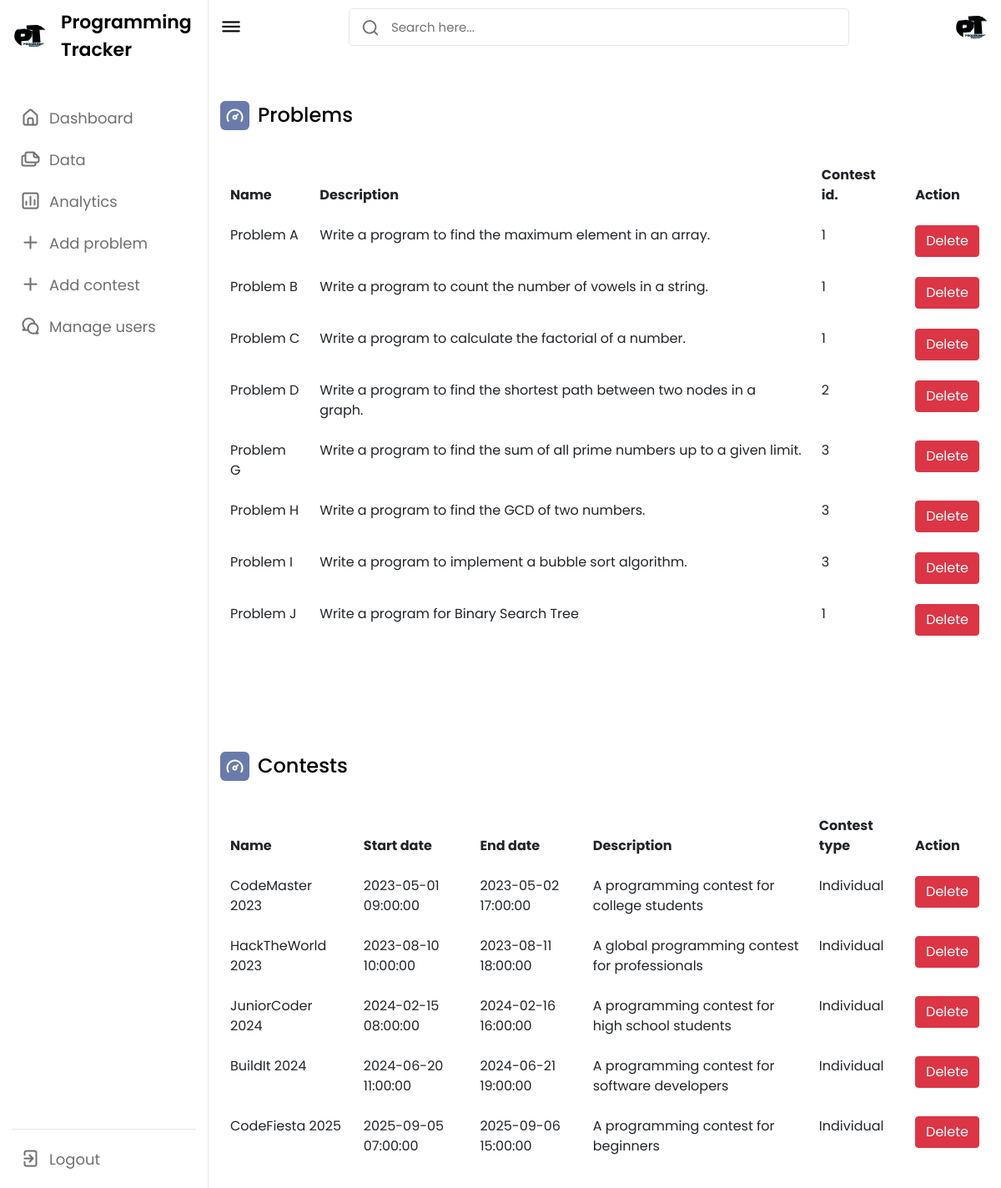
The app's page /admin_data.php with its own data.
### tables this page shows
CREATE TABLE `problem` (
  `id` int(11) NOT NULL,
  `name` varchar(100) NOT NULL,
  `description` varchar(500) NOT NULL,
  `contest_id` int(11) NOT NULL
);

CREATE TABLE `contest` (
  `id` int(11) NOT NULL,
  `name` varchar(100) NOT NULL,
  `start_date` datetime NOT NULL,
  `end_date` datetime NOT NULL,
  `description` varchar(500) NOT NULL,
  `contest_type` varchar(50) NOT NULL
);

### admin_data.php (the view, shortened to what this page needs)
<!DOCTYPE html>
<html lang="en">
<head>
    <link rel="stylesheet" href="./assets/css/admin.css">
    <link href='https://unpkg.com/boxicons@2.1.4/css/boxicons.min.css' rel='stylesheet'>
    <link rel="stylesheet" href="https://cdn.jsdelivr.net/npm/bootstrap@4.1.3/dist/css/bootstrap.min.css">
    <link rel="stylesheet" href="https://unicons.iconscout.com/release/v4.0.0/css/line.css">
</head>
<body>
<nav>
        <div class="logo-name">
            <div class="logo-image">
                <img src="./assets/images/PY.png" alt="Admin">
            </div>
            <span class="logo_name">Programming Tracker</span>
        </div>
        <div class="menu-items">
        <ul class="nav-links">
                <li><a href="admin.php">
                    <i class="uil uil-estate"></i>
                    <span class="link-name">Dashboard</span>
                </a></li>
                <li><a href="admin_data.php">
                    <i class="uil uil-files-landscapes"></i>
                    <span class="link-name">Data</span>
                </a></li>
                <li><a href="admin_analytics.php">
                    <i class="uil uil-chart"></i>
                    <span class="link-name">Analytics</span>
                </a></li>
                <li><a href="add_problem.php">
                    <i class="uil uil-plus"></i>
                    <span class="link-name">Add problem</span>
                </a></li>
                <li><a href="add_contest.php">
                    <i class="uil uil-plus"></i>
                    <span class="link-name">Add contest</span>
                </a></li>
                <li><a href="admin_manage.php">
                    <i class="uil uil-comments"></i>
                    <span class="link-name">Manage users</span>
                </a></li>
            </ul>
            <ul class="logout-mode">
                <li><a href="admin_login.php">
                    <i class="uil uil-signout"></i>
                    <span class="link-name">Logout</span>
                </a></li>
            </ul>
        </div>
    </nav>
    <section class="dashboard">
        <div class="top">
            <i class="uil uil-bars sidebar-toggle"></i>
            <div class="search-box">
                <i class="uil uil-search"></i>
                <input type="text" placeholder="Search here...">
            </div>
            <img src="./assets/images/PY.png" alt="">
        </div>
        <div class="dash-content">
            <div class="overview">
                <div class="title">
                    <i class="uil uil-tachometer-fast-alt"></i>
                    <span class="text">Problems</span>
                </div>
            </div>
            <div class="activity">
            <table class="table table-borderless table-data3">
            <thead>
            <tr>
                <th>Name</th>
                <th>Description</th>
                <th>Contest id.</th>
                <th>Action</th>
            </tr>
            </thead>
            <?php
            $con = mysqli_connect("localhost:3333","root","","progtrack");
                    $query = "SELECT * FROM problem";
                    $query_run = mysqli_query($con, $query);
                    if(mysqli_num_rows($query_run) > 0)
                    {
                        foreach($query_run as $items)
                        {
                            ?>
                            <tr>
                                <td><?= $items['name']; ?></td>
                                <td><?= $items['description']; ?></td>
                                <td><?= $items['contest_id']; ?></td>
                                <td><a href="delete_problem.php?id=<?= $items['id']; ?>" class="btn btn-danger">Delete</a></td>
                            </tr>
                            <?php
                        }
                    }
                    else
                    {
                        ?>
                            <tr>
                                <td colspan="4">No Record Found</td>
                            </tr>
                        <?php
                    }
        ?>
            </table>
            </div>
        </div>
    <div class="dash-content">
            <div class="overview">
                <div class="title">
                    <i class="uil uil-tachometer-fast-alt"></i>
                    <span class="text">Contests</span>
                </div>
            </div>
            <div class="activity">
            <table class="table table-borderless table-data3">
            <thead>
            <tr>
                <th>Name</th>
                <th>Start date</th>
                <th>End date</th>
                <th>Description</th>
                <th>Contest type</th>
                <th>Action</th>
            </tr>
            </thead>
            <?php
            $con = mysqli_connect("localhost:3333","root","","progtrack");
                    $query = "SELECT * FROM contest";
                    $query_run = mysqli_query($con, $query);
                    if(mysqli_num_rows($query_run) > 0)
                    {
                        foreach($query_run as $items)
                        {
                            ?>
                            <tr>
                                <td><?= $items['name']; ?></td>
                                <td><?= $items['start_date']; ?></td>
                                <td><?= $items['end_date']; ?></td>
                                <td><?= $items['description']; ?></td>
                                <td><?= $items['contest_type']; ?></td>
                                <td><a href="delete_contest.php?id=<?= $items['id']; ?>" class="btn btn-danger">Delete</a></td>
                            </tr>
                            <?php
                        }
                    }
                    else
                    {
                        ?>
                            <tr>
                                <td colspan="4">No Record Found</td>
                            </tr>
                        <?php
                    }
        ?>
            </table>
            </div>
        </div>
    </section>
</body>
</html>

### assets/css/admin.css (style rules this page uses)
* { margin: 0; padding: 0; box-sizing: border-box; font-family: 'Poppins', sans-serif; }
:root { --primary-color: #6a7bab; --panel-color: #FFF; --text-color: #000; --black-light-color: #707070; --border-color: #e6e5e5; --toggle-color: #DDD; --box1-color: #8cd2f0; --box2-color: #FFE6AC; --box3-color: #E7D1FC; --title-icon-color: #fff; --tran-05: all 0.5s ease; --tran-03: all 0.3s ease; --tran-03: all 0.2s ease; }
body { min-height: 100vh; background-color: var(--primary-color); }
nav { position: fixed; top: 0; left: 0; height: 100%; width: 250px; padding: 10px 14px; background-color: var(--panel-color); border-right: 1px solid var(--border-color); transition: var(--tran-05); }
nav .logo-name { display: flex; align-items: center; }
nav .logo-image { display: flex; justify-content: center; min-width: 45px; }
nav .logo-image img { width: 40px; object-fit: cover; border-radius: 50%; }
nav .logo-name .logo_name { font-size: 22px; font-weight: 600; color: var(--text-color); margin-left: 14px; transition: var(--tran-05); text-decoration: solid; }
nav .menu-items { margin-top: 40px; height: calc(100% - 90px); display: flex; flex-direction: column; justify-content: space-between; }
.menu-items li { list-style: none; }
.menu-items li a { display: flex; align-items: center; height: 50px; text-decoration: none; position: relative; }
.menu-items li a i { font-size: 24px; min-width: 45px; height: 100%; display: flex; align-items: center; justify-content: center; color: var(--black-light-color); }
.menu-items li a .link-name { font-size: 18px; font-weight: 400; color: var(--black-light-color); transition: var(--tran-05); }
.menu-items .logout-mode { padding-top: 10px; border-top: 1px solid var(--border-color); }
.dashboard { position: relative; left: 250px; background-color: var(--panel-color); min-height: 100vh; width: calc(100% - 250px); padding: 10px 14px; transition: var(--tran-05); }
.dashboard .top { position: fixed; top: 0; left: 250px; display: flex; width: calc(100% - 250px); justify-content: space-between; align-items: center; padding: 10px 14px; background-color: var(--panel-color); transition: var(--tran-05); z-index: 10; }
.dashboard .top .sidebar-toggle { font-size: 26px; color: var(--text-color); cursor: pointer; }
.dashboard .top .search-box { position: relative; height: 45px; max-width: 600px; width: 100%; margin: 0 30px; }
.top .search-box input { position: absolute; border: 1px solid var(--border-color); background-color: var(--panel-color); padding: 0 25px 0 50px; border-radius: 5px; height: 100%; width: 100%; color: var(--text-color); font-size: 15px; font-weight: 400; outline: none; }
.top .search-box i { position: absolute; left: 15px; font-size: 22px; z-index: 10; top: 50%; transform: translateY(-50%); color: var(--black-light-color); }
.top img { width: 40px; border-radius: 50%; }
.dashboard .dash-content { padding-top: 50px; }
.dash-content .title { display: flex; align-items: center; margin: 60px 0 30px 0; }
.dash-content .title i { position: relative; height: 35px; width: 35px; background-color: var(--primary-color); border-radius: 6px; color: var(--title-icon-color); display: flex; align-items: center; justify-content: center; font-size: 24px; }
.dash-content .title .text { font-size: 24px; font-weight: 500; color: var(--text-color); margin-left: 10px; }

### records on screen
problem: name "Problem A", description "Write a program to find the maximum element in an array.", contest "1"
problem: name "Problem B", description "Write a program to count the number of vowels in a string.", contest "1"
problem: name "Problem C", description "Write a program to calculate the factorial of a number.", contest "1"
problem: name "Problem D", description "Write a program to find the shortest path between two nodes in a graph.", contest "2"
problem: name "Problem G", description "Write a program to find the sum of all prime numbers up to a given limit.", contest "3"
problem: name "Problem H", description "Write a program to find the GCD of two numbers.", contest "3"
problem: name "Problem I", description "Write a program to implement a bubble sort algorithm.", contest "3"
problem: name "Problem J", description "Write a program for Binary Search Tree", contest "1"
contest: name "CodeMaster 2023", start_date "2023-05-01 09:00:00", end_date "2023-05-02 17:00:00", description "A programming contest for college students", contest_type "Individual"
contest: name "HackTheWorld 2023", start_date "2023-08-10 10:00:00", end_date "2023-08-11 18:00:00", description "A global programming contest for professionals", contest_type "Individual"
contest: name "JuniorCoder 2024", start_date "2024-02-15 08:00:00", end_date "2024-02-16 16:00:00", description "A programming contest for high school students", contest_type "Individual"
contest: name "BuildIt 2024", start_date "2024-06-20 11:00:00", end_date "2024-06-21 19:00:00", description "A programming contest for software developers", contest_type "Individual"
contest: name "CodeFiesta 2025", start_date "2025-09-05 07:00:00", end_date "2025-09-06 15:00:00", description "A programming contest for beginners", contest_type "Individual"
